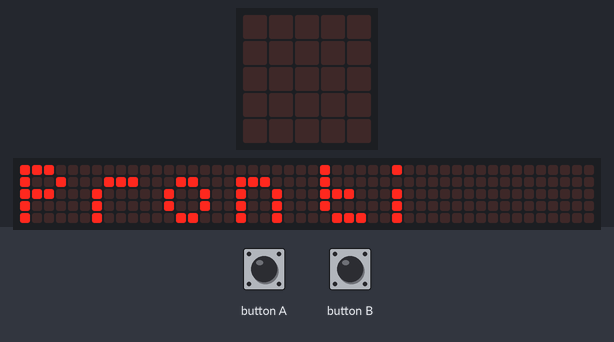
A program run on a simulated BBC micro:bit (MakeCode). Shown: the board's 5×5 LED display, a strip that is not on the board, showing the scrolling text unrolled. Inputs (shaded band) come from the test bench. The 48×5 strip is a reading aid, not a part: it shows the text the display is scrolling, unrolled, one strip-width of it at a time.

Above: at 5.6 s.
7.6 s: button A pressed for 0.15 s
At 7.82 s:
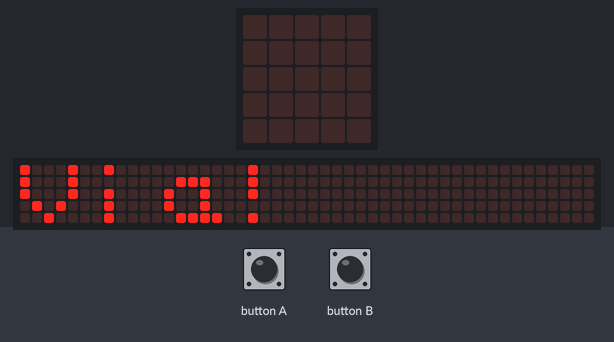
8.3 s: button B pressed for 0.15 s
9.0 s: button A pressed for 0.15 s
At 12.47 s:
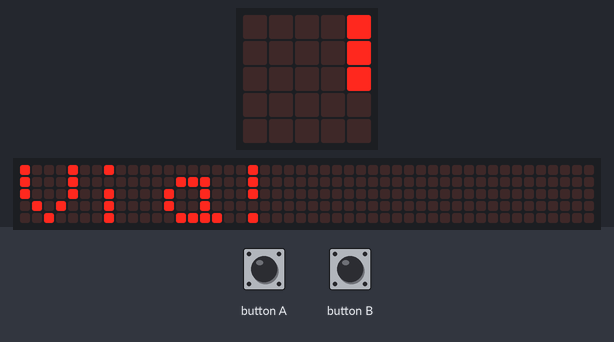
At 23.9 s:
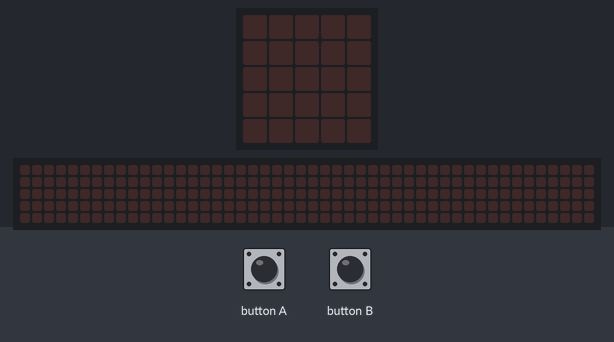

The program:

main.ts
```typescript
input.onButtonPressed(Button.A, function () {
    if (STATO == 0) {
        STATO = 2
        basic.showString("Via!")
    } else {
        if (STATO == 2) {
            STATO = 1
            basic.showString("Pronti")
        } else {
            STATO = 0
            basic.showString("Partenza")
        }
    }
})
input.onButtonPressed(Button.B, function () {
    if (STATO == 0) {
        STATO = 1
        basic.showString("Partenza")
    } else {
        if (STATO == 1) {
            STATO = 2
            basic.showString("Via!")
        } else {
            STATO = 0
            basic.showString("Pronti")
        }
    }
})
let STATO = 0
STATO = 0
basic.showString("Pronti")
```

test.ts
```typescript
// i test vanno qui; questi non saranno compilati quando questo pacchetto viene usato come estensione.
```

Measured:
- after the input at 7.6 s, the display: changes after 0.15 s (image 1)
- what the display in image 0 shows lasts 0.7 s, from 5.6 s to 6.3 s
